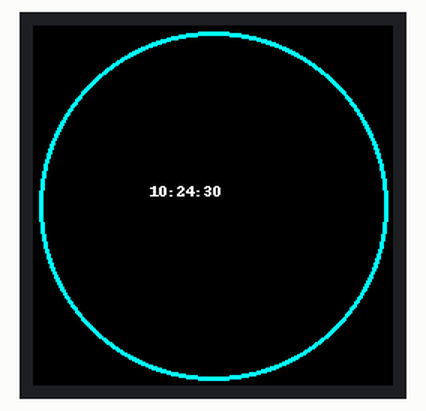
Simulated run of this program. Board: Raspberry Pi (BCM pin numbers). Shown: 240×240 colour display. The clock reads 2024-03-15 10:24:30 at power-on unless the program sets it.

Above: at 0.1 s.

The program:

example.py
```python
# Python/luma.lcd example for Raspberry Pi that draws a cyan circular outline and updates the current time every 0.5 seconds.
#
# Buy this module: https://shillehtek.com/products/round-1-28in-ips-lcd-gc9a01-240x240-esp32
# Full manual: https://shillehtek.com/blogs/shillehtek-product-manuals/round-1-28in-ips-lcd-gc9a01-240x240-esp32-manual
# More examples: https://github.com/shillehbean/shillehtek-examples
#

import time
from luma.core.interface.serial import spi
from luma.core.render import canvas
from luma.lcd.device import gc9a01

# pip3 install luma.lcd

serial = spi(port=0, device=0, gpio_DC=25, gpio_RST=27,
             bus_speed_hz=32000000)
device = gc9a01(serial, width=240, height=240, rotate=0)

while True:
    with canvas(device) as draw:
        draw.ellipse((4, 4, 236, 236), outline="cyan", width=3)
        draw.text((78, 105), time.strftime("%H:%M:%S"), fill="white")
    time.sleep(0.5)
```
